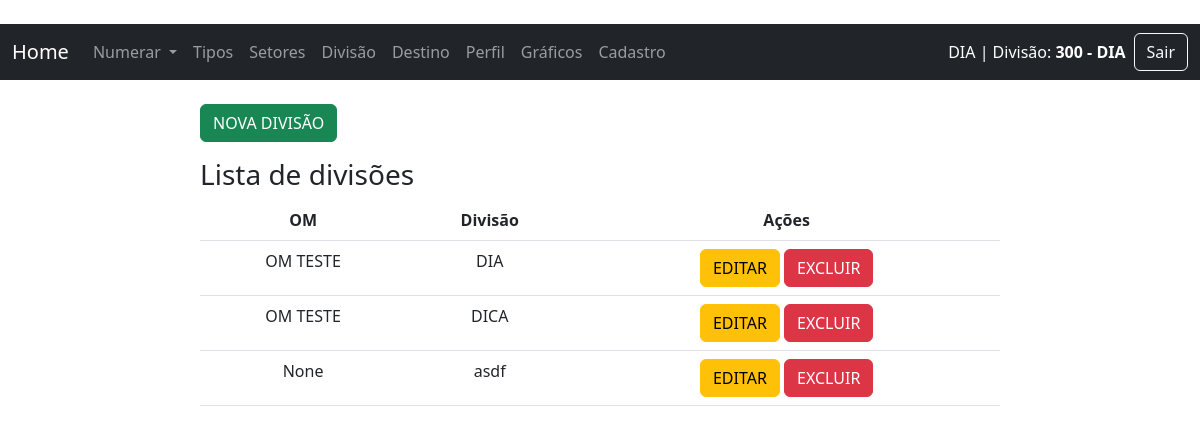
The page /lista_divisao/ (signed in) on the database its author committed.
### sn/models.py (models this page shows, shortened)
class Setor(models.Model):
    fk_divisao = models.ForeignKey(Divisao, on_delete=models.PROTECT, related_name='setores', verbose_name="Divisão", null=True, blank=True)
    fk_user = models.ForeignKey(User, on_delete=models.PROTECT, verbose_name="Usuário/Setor", null=True, blank=True)
    setor = models.CharField(max_length=30, verbose_name="Setor")
    create_at = models.DateTimeField(auto_now_add=True)
    class Meta:
        verbose_name = 'Setor'
        verbose_name_plural = 'Setores'
        ordering = ['setor']

class Divisao(models.Model):
    fk_om = models.ForeignKey(Om, on_delete=models.PROTECT, related_name='divisoes', verbose_name="OM", null=True, blank=True)
    divisao = models.CharField(max_length=30, verbose_name="Divisão")
    create_at = models.DateTimeField(auto_now_add=True)
    class Meta:
        verbose_name = 'Divisão'
        verbose_name_plural = 'Divisões'
        ordering = ['divisao']

class Om(models.Model):
    om = models.CharField(max_length=100, verbose_name="OM")
    create_at = models.DateTimeField(auto_now_add=True)
    def __str__(self):
        return self.om
    class Meta:
        verbose_name = 'OM'
        verbose_name_plural = 'OMs'
        ordering = ['om']

### sn/views/views_div.py (the view)
# urls.py: path('lista_divisao/', lista_divisao, name="lista_divisao"),
@login_required
def lista_divisao(request):
    dataset = Divisao.objects.all()
    context = {"dataset": dataset}
    context.update(gera_menu())  # Mescla o contexto existente com o menu
    return render(request, "sn/divisao/lista_divisao.html", context)

### sn/context_processors.py (called while the page is built)
def divisao_do_usuario(request):
    if request.user.is_authenticated:
        try:
            divisao = Divisao.objects.get(divisao=request.user.last_name)
            setor = Setor.objects.filter(fk_divisao=divisao).first()
            return {
                'divisao_nome': divisao.divisao,
                'setor_nome': setor.setor if setor else '---'
            }
        except Divisao.DoesNotExist:
            return {'divisao_nome': '---', 'setor_nome': '---'}
    return {}

### sn/views/views_home.py (called while the page is built)
def gera_menu():
    data_tipo = Tipo.objects.all()
    context = ({"data_tipo": data_tipo})  # Mescla o contexto existente com o novo contexto
    return context

### templates/sn/divisao/lista_divisao.html (shortened to what this page needs)
{% extends 'base.html' %}
{% block content %}
{% load permission_tags %}
    <div class="col-8 m-auto pt-4 pb-2">
        {% if user.is_staff %}
        <a href="{% url 'nova_divisao' %}" class="btn btn-success">NOVA DIVISÃO</a>
        {% endif %}
        <h3>Lista de divisões</h3>
        <table class="table">
            <thead class="thead-dark">
              <tr>
                <th style="text-align: center">OM</th>
                <th style="text-align: center">Divisão</th>
                {% if user.is_staff %}
                <th style="text-align: center">Ações</th>
                {% endif %}
                </tr>
                </thead>
                <tbody>
    {% for data in dataset %}
    <tr>
        <td style="text-align: center">{{ data.fk_om }}</td>
        <td style="text-align: center">{{ data.divisao }}</td>
        {% if user.is_staff %}
        <td style="text-align: center">
            <a href="/editar_divisao/{{ data.id }}/" class="btn btn-warning">EDITAR</a>
            <a href="/delete_divisao/{{ data.id }}/" class="btn btn-danger">EXCLUIR</a>
        </td>
        {% endif %}
    </tr>
    {% endfor %}
</tbody>
</table>
</div>
{% endblock %}

### templates/base.html (shortened to what this page needs)
{% load permission_tags %}
{% load static %}
{% load extras %}
<!DOCTYPE html>
<html lang="pt-br">
<head>
    <link rel="stylesheet" href="{% static '/css/bootstrap.min.css' %}">
    <link rel="stylesheet" href="{% static '/css/font-awesome.min.css' %}">
</head>
<body style="background-color:white;">
<br />
{% block menu %}
<nav class="navbar navbar-expand-lg navbar-dark bg-dark">
  <div class="container-fluid">
    <a class="navbar-brand" href="{% url 'home' %}">Home</a>
    <div class="collapse navbar-collapse" id="navbarSupportedContent">
      <ul class="navbar-nav me-auto mb-2 mb-lg-0">
        {% if user.is_authenticated %}
        <li class="nav-item dropdown">
          <a class="nav-link dropdown-toggle" href="#" id="navbarDropdown" role="button" data-bs-toggle="dropdown" aria-expanded="false">
            Numerar
          </a>
        </li>
        <li class="nav-item">
          <a class="nav-link" href="{% url 'lista_tipo' %}">Tipos</a>
        </li>
        <li class="nav-item">
          <a class="nav-link" href="{% url 'lista_setor' %}">Setores</a>
        </li>
        <li class="nav-item">
          <a class="nav-link" href="{% url 'lista_divisao' %}">Divisão</a>
        </li>
        <li class="nav-item">
          <a class="nav-link" href="{% url 'lista_destino' %}">Destino</a>
        </li>
        <li class="nav-item">
          <a class="nav-link" href="{% url 'perfil_usuario' %}">Perfil</a>
        </li>
        {% if request.user|has_role:"sin" %}
        <li class="nav-item">
          <a class="nav-link" href="#">Gráficos</a>
        </li>
        <li class="nav-item">
          <a class="nav-link" href="{% url 'cadastro' %}">Cadastro</a>
        </li>
        {% endif %}
        {% endif %}
      </ul>
      <form class="d-flex align-items-center gap-2">
  {% if user.is_authenticated %}
    <span class="text-white">
      {{ user.first_name }} {{ user.last_name }} | Divisão: <strong>{{ setor_nome }}</strong>
    </span>
    <a href="{% url 'logout' %}" class="btn btn-outline-light">Sair</a>
  {% else %}
    <a href="{% url 'login' %}" class="btn btn-outline-light">Login</a>
  {% endif %}
</form>
    </div>
  </div>
</nav>
  {% endblock %}
	{% block content %}{% endblock %}
</body>
</html>

### rows shown on the page
Setor: setor "300 - DIA"
Divisao: fk_om "OM TESTE", divisao "DIA"
Divisao: fk_om "OM TESTE", divisao "DICA"
Divisao: fk_om "None", divisao "asdf"

### other values the page prints
{{ user.last_name }} "DIA"
